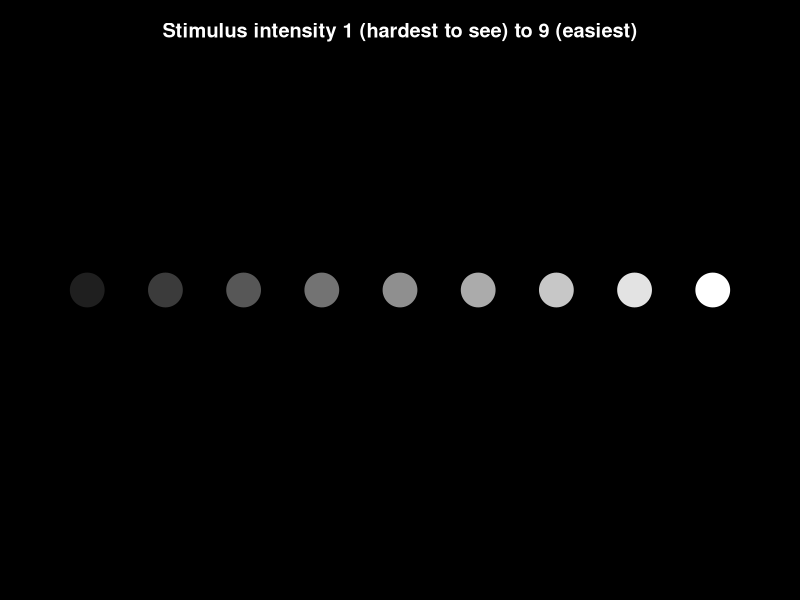
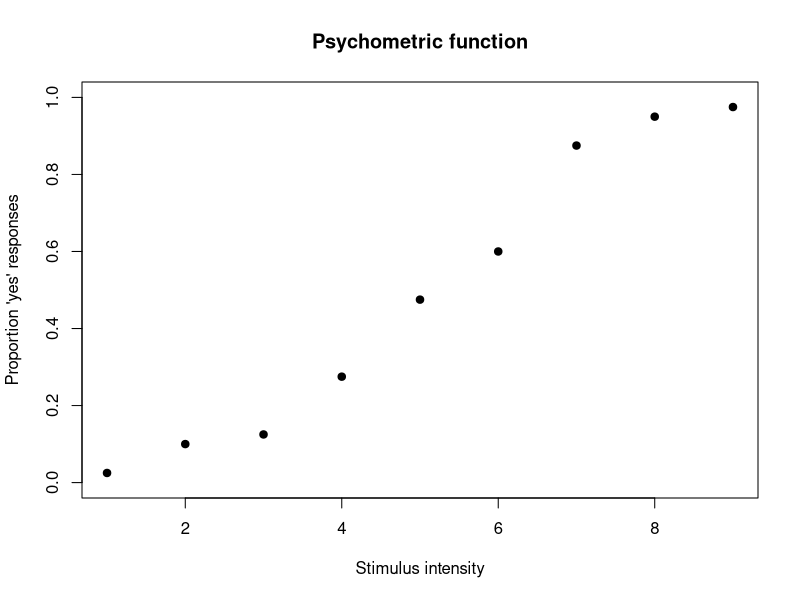
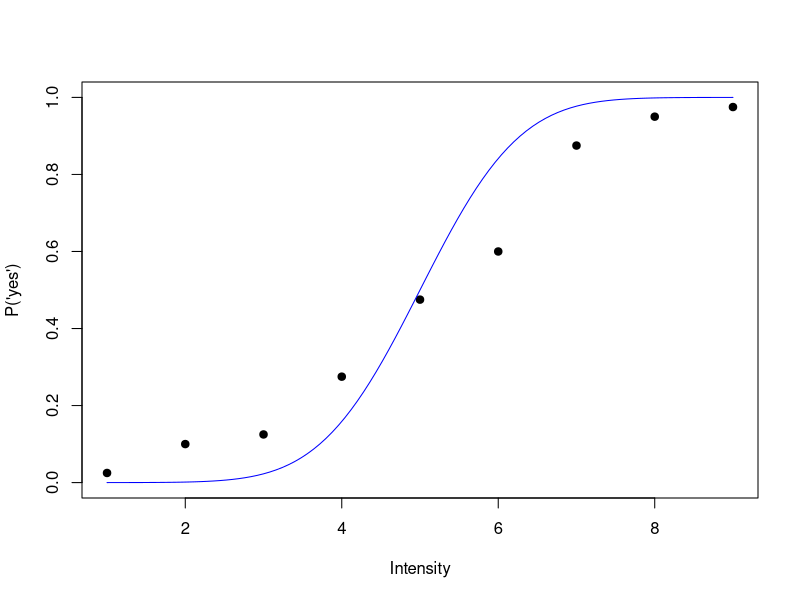
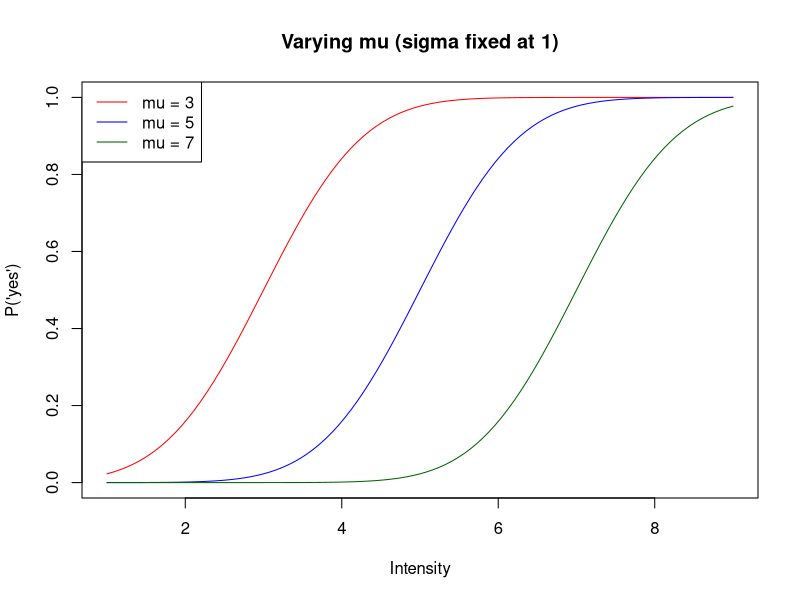
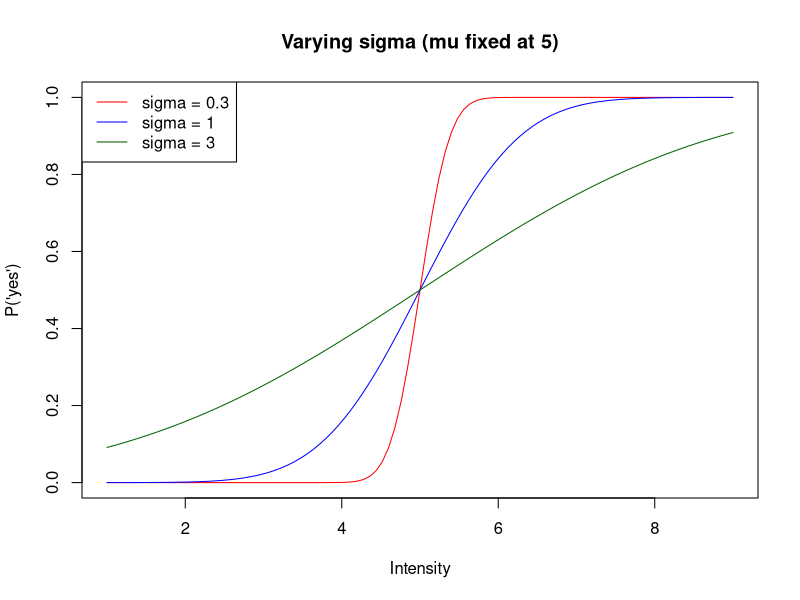
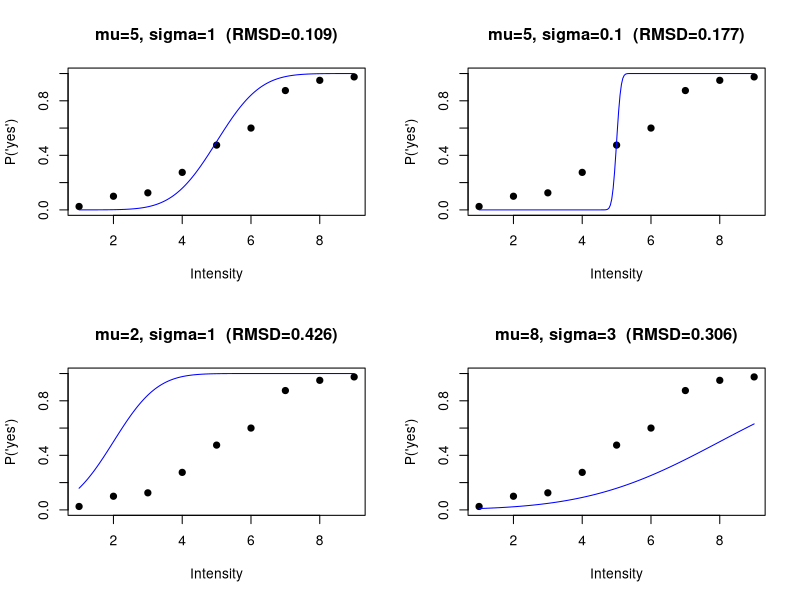

Write the R code that produced these figures, in order. (Note: this script raises an error after producing the figures.)
## ---- chunk 1
old_par <- par(bg = "black", mar = c(4, 1, 3, 1))
plot(1, type = "n", xlim = c(0.5, 9.5), ylim = c(0, 2), axes = FALSE,
     xlab = "", ylab = "", main = "")
title("Stimulus intensity 1 (hardest to see) to 9 (easiest)", col.main = "white")
intensities <- 1:9
brightness <- seq(0.12, 1, length.out = 9)
for (i in seq_along(intensities)) {
  points(intensities[i], 1, pch = 19, cex = 4.5, col = gray(brightness[i]))
}
par(old_par)
## ---- chunk 2
intensity <- 1:9
n_trials <- rep(40, 9)
n_yes <- c(1, 4, 5, 11, 19, 24, 35, 38, 39)
prop_yes <- n_yes / n_trials

data <- data.frame(intensity, n_yes, n_trials, prop_yes)
data
## ---- chunk 3
plot(data$intensity, data$prop_yes, pch = 19,
     xlab = "Stimulus intensity",
     ylab = "Proportion 'yes' responses",
     ylim = c(0, 1), main = "Psychometric function")
## ---- chunk 4
psychometric_model <- function(mu, sigma, x) {
  pnorm(x, mean = mu, sd = sigma)
}
## ---- chunk 5
psychometric_model_explicit <- function(mu, sigma, x) {
  z <- (x - mu) / sigma
  1 / (1 + exp(-1.702 * z))
}

# these should be very close, though not exact -- this is an approximation
psychometric_model(5, 1, c(3, 5, 7))
psychometric_model_explicit(5, 1, c(3, 5, 7))
## ---- chunk 6
weibull_cdf <- function(x, alpha, beta) {
  y <- rep(0, length(x))
  valid <- x >= 0
  y[valid] <- 1 - exp(-(x[valid] / alpha)^beta)
  y
}
## ---- chunk 7
plot(data$intensity, data$prop_yes, pch = 19, ylim = c(0, 1),
     xlab = "Intensity", ylab = "P('yes')")
curve(psychometric_model(5, 1, x), add = TRUE, col = "blue")
## ---- chunk 8
curve(psychometric_model(3, 1, x), from = 1, to = 9, ylim = c(0, 1), col = "red",
      xlab = "Intensity", ylab = "P('yes')", main = "Varying mu (sigma fixed at 1)")
curve(psychometric_model(5, 1, x), add = TRUE, col = "blue")
curve(psychometric_model(7, 1, x), add = TRUE, col = "darkgreen")
legend("topleft", legend = c("mu = 3", "mu = 5", "mu = 7"),
       col = c("red", "blue", "darkgreen"), lty = 1)
## ---- chunk 9
curve(psychometric_model(5, 0.3, x), from = 1, to = 9, ylim = c(0, 1), col = "red",
      xlab = "Intensity", ylab = "P('yes')", main = "Varying sigma (mu fixed at 5)")
curve(psychometric_model(5, 1, x), add = TRUE, col = "blue")
curve(psychometric_model(5, 3, x), add = TRUE, col = "darkgreen")
legend("topleft", legend = c("sigma = 0.3", "sigma = 1", "sigma = 3"),
       col = c("red", "blue", "darkgreen"), lty = 1)
## ---- chunk 10
rmsd <- function(params, data) {
  mu <- params[1]
  sigma <- params[2]
  predicted <- psychometric_model(mu, sigma, data$intensity)
  sqrt(mean((data$prop_yes - predicted)^2))
}

rmsd(c(3, 0.5), data)   # a bad-ish guess
rmsd(c(5, 1), data)     # a better guess
## ---- chunk 11
candidates <- list(c(mu = 5, sigma = 1), c(mu = 5, sigma = 0.1),
                    c(mu = 2, sigma = 1), c(mu = 8, sigma = 3))

par(mfrow = c(2, 2))
for (cand in candidates) {
  pred_curve <- psychometric_model(cand["mu"], cand["sigma"], seq(1, 9, length.out = 200))
  r <- round(rmsd(cand, data), 3)
  plot(data$intensity, data$prop_yes, pch = 19, ylim = c(0, 1),
       xlab = "Intensity", ylab = "P('yes')",
       main = paste0("mu=", cand["mu"], ", sigma=", cand["sigma"], "  (RMSD=", r, ")"))
  lines(seq(1, 9, length.out = 200), pred_curve, col = "blue")
}
par(mfrow = c(1, 1))
## ---- chunk 12
#| echo: false
ojs_define(data_ojs = data)
## ---- chunk 13
mu_vals <- seq(1, 9, length.out = 100)
sigma_vals <- seq(0.1, 3, length.out = 100)
grid <- expand.grid(mu = mu_vals, sigma = sigma_vals)

grid$rmsd <- apply(grid, 1, function(row) rmsd(row, data))

dim(grid)
head(grid, 10)
## ---- chunk 14
best <- grid[which.min(grid$rmsd), ]
best
## ---- chunk 15
library(lattice)
levelplot(rmsd ~ mu * sigma, data = grid,
          main = "RMSD across parameter combinations",
          xlab = "mu (threshold)", ylab = "sigma (spread)")
## ---- chunk 16
bowl <- function(p) (p[1] - 5)^2 + (p[2] - 1)^2

triangle <- rbind(c(1, 3), c(2, 3.5), c(1.5, 4))
n_steps <- 7
triangle_history <- vector("list", n_steps)
triangle_history[[1]] <- triangle

for (step in 2:n_steps) {
  costs <- apply(triangle, 1, bowl)
  worst <- which.max(costs)
  centroid <- colMeans(triangle[-worst, , drop = FALSE])
  triangle[worst, ] <- centroid + (centroid - triangle[worst, ])
  triangle_history[[step]] <- triangle
}

xg <- seq(-2, 10, length.out = 100)
yg <- seq(-2, 6, length.out = 100)
zg <- outer(xg, yg, function(x, y) (x - 5)^2 + (y - 1)^2)
contour(xg, yg, zg, xlab = "mu", ylab = "sigma",
        main = "A simplex tumbling downhill (simulated)")

step_colors <- colorRampPalette(c("black", "red"))(n_steps)
for (step in 1:n_steps) {
  tri <- triangle_history[[step]]
  polygon(tri[, 1], tri[, 2], border = step_colors[step], lwd = 2)
}
legend("topright", legend = c("Step 1 (black)", paste0("Step ", n_steps, " (red)")),
       col = c("black", "red"), lty = 1, lwd = 2)
## ---- chunk 17
fit_rmsd <- optim(par = c(mu = 4, sigma = 0.5), fn = rmsd, data = data)
fit_rmsd$par
fit_rmsd$value
## ---- chunk 18
toy_cost <- function(x, y) (x - 3)^2 + (y + 1)^2 + 15 * sin(x) * cos(y)

x_vals <- seq(-6, 10, length.out = 100)
y_vals <- seq(-6, 6, length.out = 100)
toy_grid <- expand.grid(x = x_vals, y = y_vals)
toy_grid$cost <- with(toy_grid, toy_cost(x, y))

levelplot(cost ~ x * y, data = toy_grid, main = "A landscape with multiple valleys")
## ---- chunk 19
rbinom(1, size = 40, prob = 0.8)  # parameters -> simulated data
## ---- chunk 20
dbinom(32, size = 40, prob = 0.8)  # data + parameters -> probability
## ---- chunk 21
flips <- c(1, 0, 1, 1, 0, 1, 1, 1, 0, 1)  # 1 = heads, 10 flips, 7 heads
sum(flips)
## ---- chunk 22
dbinom(sum(flips), size = 10, prob = 0.5)
dbinom(sum(flips), size = 10, prob = 0.7)
## ---- chunk 23
p_vals <- seq(0.01, 0.99, by = 0.01)
likelihood <- sapply(p_vals, function(p) dbinom(sum(flips), 10, p))

plot(p_vals, likelihood, type = "l",
     xlab = "Candidate p", ylab = "Likelihood of observed data")
p_vals[which.max(likelihood)]
## ---- chunk 24
cand_good <- c(5, 1)     # a good-fitting guess
cand_bad  <- c(3, 3)     # a poor-fitting guess

lik_good <- dbinom(data$n_yes, data$n_trials,
                    psychometric_model(cand_good[1], cand_good[2], data$intensity))
lik_bad  <- dbinom(data$n_yes, data$n_trials,
                    psychometric_model(cand_bad[1], cand_bad[2], data$intensity))

barplot(rbind(lik_good, lik_bad), beside = TRUE, names.arg = data$intensity,
        col = c("darkgreen", "red"), xlab = "Intensity",
        ylab = "Probability of the observed count",
        legend.text = c("Good-fitting mu,sigma", "Poor-fitting mu,sigma"))
## ---- chunk 25
loglik_good <- sum(log(lik_good))
loglik_bad  <- sum(log(lik_bad))

barplot(c("Good-fitting mu,sigma" = loglik_good, "Poor-fitting mu,sigma" = loglik_bad),
        ylab = "Total log-likelihood across all intensities (higher = better)",
        col = c("darkgreen", "red"))
## ---- chunk 26
nll <- function(params, data) {
  mu <- params[1]; sigma <- params[2]
  predicted <- psychometric_model(mu, sigma, data$intensity)
  predicted <- pmin(pmax(predicted, 1e-6), 1 - 1e-6)
  -sum(dbinom(data$n_yes, data$n_trials, predicted, log = TRUE))
}
## ---- chunk 27
fit_mle <- optim(par = c(mu = 4, sigma = 0.5), fn = nll, data = data)
fit_mle$par
fit_rmsd$par
